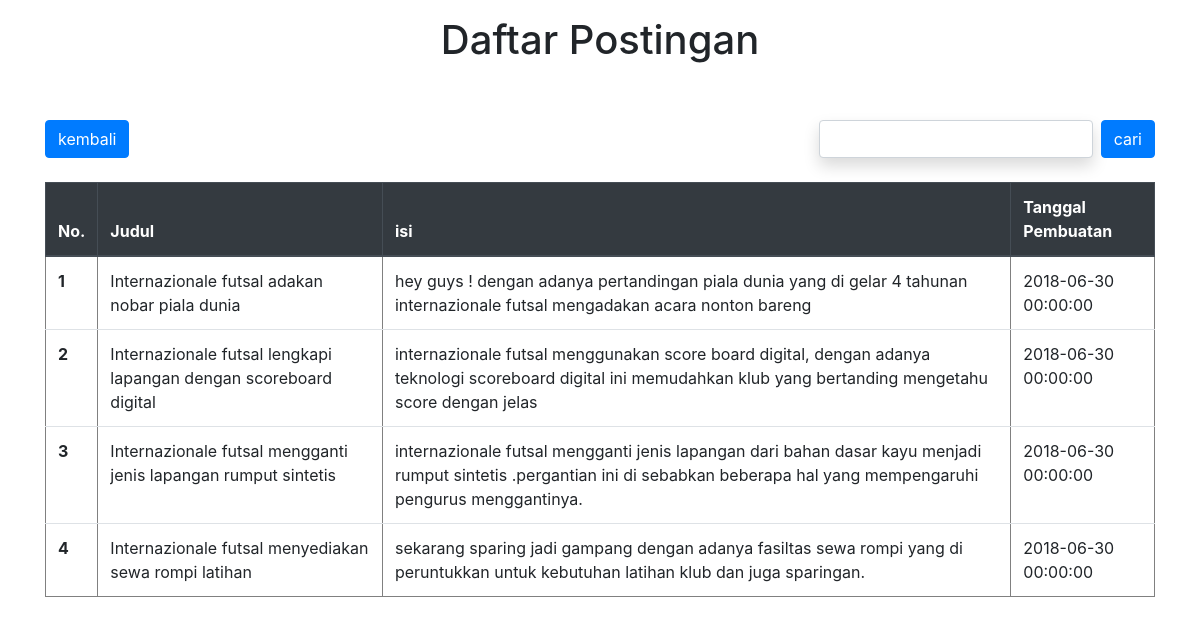
The page /artikel/lihat.php on the database its author committed.
### tables this page shows
CREATE TABLE `artikel` (
  `id` int(11) NOT NULL,
  `judul_artikel` varchar(100) NOT NULL,
  `isi_artikel` text NOT NULL,
  `tgl_artikel` datetime NOT NULL
);

### artikel/fungsi.php (called while the page is built, shortened)
<?php
require '../koneksi.php';
function query ($query) {
	global $konek;
	$result = mysqli_query ($konek, $query);
	$rows = [];
	while ( $row  = mysqli_fetch_assoc($result)) {
	 	$rows[] = $row;
	 }
	 return $rows;
}
 ?>

### artikel/lihat.php (the view, shortened to what this page needs)
<?php
require 'fungsi.php';
$user = query ("SELECT * FROM artikel");
 ?>
<!DOCTYPE html>
<html>
<head>
	<link rel="stylesheet" href="https://stackpath.bootstrapcdn.com/bootstrap/4.5.0/css/bootstrap.min.css">
</head>
<body>
<div class="container-fluid">
	<div class="container">
		<div class="row mt-3">
			<div class="col text-center">
				<h1>Daftar Postingan</h1>
			</div>
		</div>
		<div class="row mt-5">
			<div class="col">
				<a href="reartikel.php" class="btn btn-primary">kembali</a>
			</div>
			<div class="col">
				<form class="form-inline float-right" action="" method="post">
					<div class="form-group">
						<input class="form-control shadow" type="text" name="keyword" autofocus="" autocomplete="off" width="200px;">
					</div>
					<button class="btn btn-primary ml-2 " type="submit" name="cari">
						cari
					</button>
				</form>
			</div>
		</div>
		<br>
		<table class="table table-hover" border="1" cellpadding="10" cellspacing="0">
			<thead class="thead-dark">
			<tr>
				<th>No.</th>
				<th>Judul</th>
				<th>isi</th>
				<th>Tanggal Pembuatan</th>
			</tr>
			</thead>
			<?php $i=1; ?>
			<?php foreach ($user as $row ) : ?>
			<tr>
				<th><?php echo $i; ?></th>
				<td><?php echo $row["judul_artikel"]; ?></td>
				<td><?php echo $row["isi_artikel"]; ?></td>
				<td><?php echo $row["tgl_artikel"]; ?></td>
			</tr>
			<?php $i++; ?>
			<?php endforeach; ?>
		</table>
	</div>
</div>
</body>
</html>

### rows shown on the page
artikel: judul_artikel "Internazionale futsal adakan nobar piala dunia", isi_artikel "hey guys ! dengan adanya pertandingan piala dunia yang di gelar 4 tahunan internazionale futsal mengadakan acara nonton bareng", tgl_artikel "2018-06-30 00:00:00"
artikel: judul_artikel "Internazionale futsal lengkapi lapangan dengan scoreboard digital", isi_artikel "internazionale futsal menggunakan score board digital, dengan adanya teknologi scoreboard digital ini memudahkan klub yang bertanding mengetahu score dengan jelas", tgl_artikel "2018-06-30 00:00:00"
artikel: judul_artikel "Internazionale futsal mengganti jenis lapangan rumput sintetis", isi_artikel "internazionale futsal mengganti jenis lapangan dari bahan dasar kayu menjadi rumput sintetis .pergantian ini di sebabkan beberapa hal yang mempengaruhi pengurus menggantinya.", tgl_artikel "2018-06-30 00:00:00"
artikel: judul_artikel "Internazionale futsal menyediakan sewa rompi latihan", isi_artikel "sekarang sparing jadi gampang dengan adanya fasiltas sewa rompi yang di peruntukkan untuk kebutuhan latihan klub dan juga sparingan.", tgl_artikel "2018-06-30 00:00:00"
